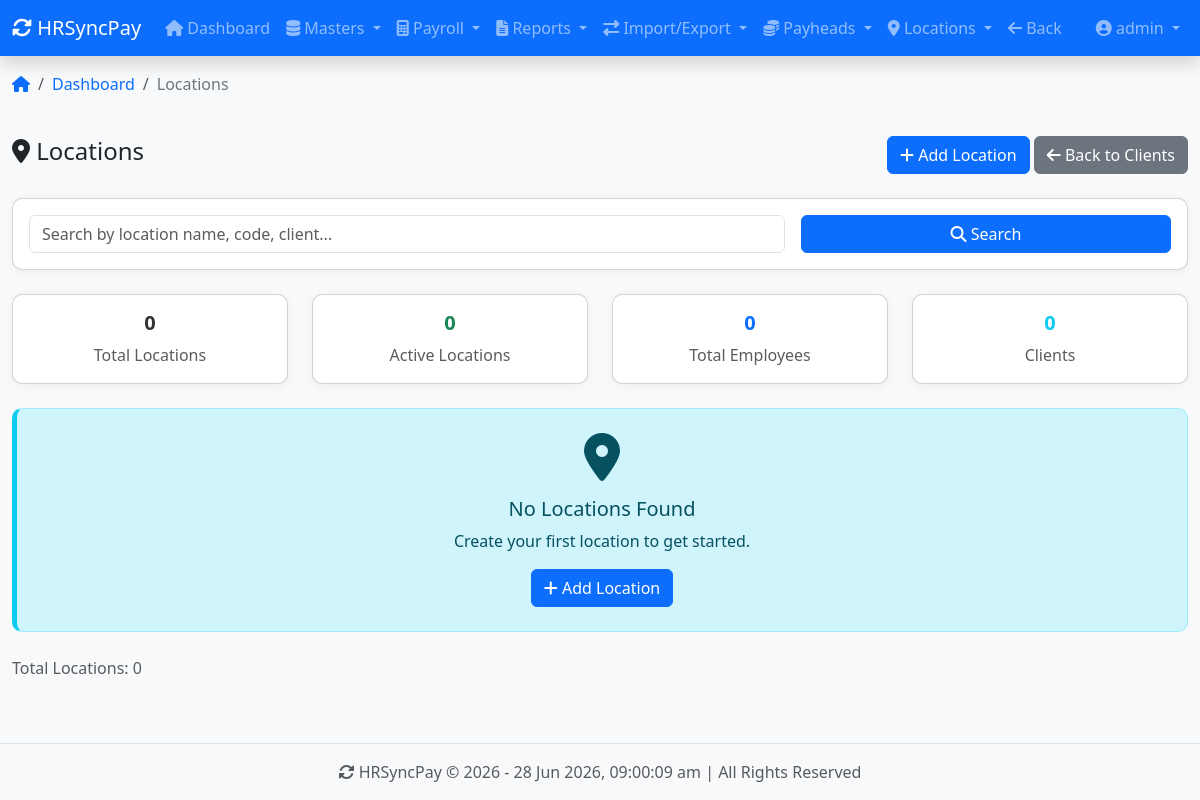
Before: /locations/ (signed in) with the older database file.
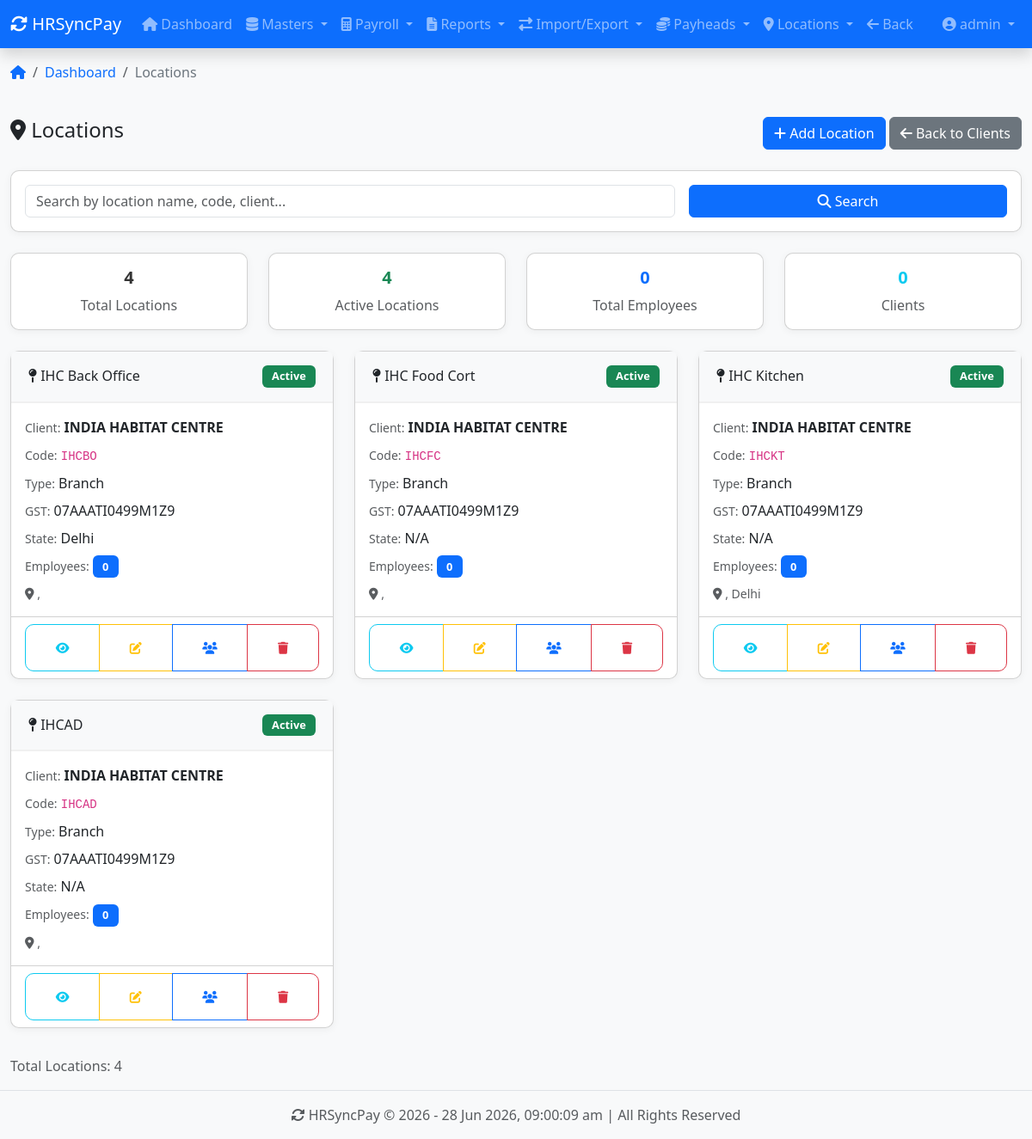
After: the same page with the newer database file.
### apps/locations/models.py (models this page shows, shortened)
class Location(models.Model):
    LOCATION_TYPE_CHOICES = [
        ('HEAD_OFFICE', 'Head Office'),
        ('BRANCH', 'Branch'),
        ('WAREHOUSE', 'Warehouse'),
        ('FACTORY', 'Factory'),
        ('SITE', 'Site'),
        ('OUTLET', 'Outlet'),
        ('OTHER', 'Other'),
    ]
    client = models.ForeignKey(
        Client,
        on_delete=models.CASCADE,
        related_name='client_locations'
    )
    location_code = models.CharField(max_length=20, unique=True)
    location_name = models.CharField(max_length=100)
    location_type = models.CharField(
        max_length=20,
        choices=LOCATION_TYPE_CHOICES,
        default='BRANCH'
    )
    is_head_office = models.BooleanField(default=False)
    address = models.TextField(blank=True)
    city = models.CharField(max_length=100, blank=True)
    state = models.CharField(max_length=100, blank=True)
    pincode = models.CharField(max_length=10, blank=True)
    country = models.CharField(max_length=100, default='India')
    latitude = models.DecimalField(
        max_digits=10,
        decimal_places=7,
        null=True,
        blank=True,
        help_text="Google Maps Latitude"
    )
    longitude = models.DecimalField(
        max_digits=10,
        decimal_places=7,
        null=True,
        blank=True,
        help_text="Google Maps Longitude"
    )
    gst_number = models.CharField(
        max_length=15,
        blank=True,
        null=True,
        help_text="GST Number for this location (if different from client)"
    )
    gst_state = models.CharField(
        max_length=50,
        blank=True,
        null=True,
        help_text="GST State for this location"
    )
    gst_applicable = models.BooleanField(default=True)
    contact_person = models.CharField(max_length=100, blank=True, null=True)
    contact_email = models.EmailField(blank=True, null=True)
    contact_phone = models.CharField(max_length=15, blank=True, null=True)
    contact_mobile = models.CharField(max_length=15, blank=True, null=True)
    auto_billing_enabled = models.BooleanField(
        default=False,
        help_text="Enable auto billing for this location"
    )
    commission_type = models.CharField(
        max_length=20,
        choices=[
            ('PERCENTAGE', 'Percentage'),
            ('FIXED', 'Fixed Amount'),
            ('NONE', 'None'),
        ],
        default='NONE'
    )
    commission_rate = models.DecimalField(
        max_digits=10,
        decimal_places=2,
        default=0.00
    )
    service_charge = models.DecimalField(
        max_digits=5,
        decimal_places=2,
        default=0.00
    )
    payment_terms = models.IntegerField(default=30)
    credit_limit = models.DecimalField(
        max_digits=12,
        decimal_places=2,
        default=0.00
    )
    is_active = models.BooleanField(default=True)
    notes = models.TextField(blank=True, null=True)
    created_at = models.DateTimeField(auto_now_add=True)
    updated_at = models.DateTimeField(auto_now=True)
    created_by = models.ForeignKey(
        'accounts.User',
        on_delete=models.SET_NULL,
        null=True,
        blank=True,
        related_name='created_locations'
    )
    class Meta:
        unique_together = ['client', 'location_code']
        ordering = ['client__name', 'location_name']
        verbose_name = 'Location'
        verbose_name_plural = 'Locations'

### apps/clients/models.py (models this page shows, shortened)
class Client(models.Model):
    name = models.CharField(max_length=200, unique=True)
    code = models.CharField(max_length=20, unique=True)
    address = models.TextField(blank=True)
    city = models.CharField(max_length=100, blank=True)
    state = models.CharField(max_length=100, blank=True)
    pincode = models.CharField(max_length=6, blank=True)
    country = models.CharField(max_length=100, default='India')
    locations = models.JSONField(default=list, blank=True, help_text="List of client locations")
    contact_person = models.CharField(max_length=100, blank=True, null=True)
    contact_email = models.EmailField(blank=True, null=True)
    contact_phone = models.CharField(max_length=15, blank=True, null=True)
    website = models.URLField(blank=True, null=True)
    gst_number = models.CharField(max_length=15, blank=True, null=True)
    gst_state = models.CharField(max_length=50, blank=True, null=True, help_text="GST State for IGST/CGST calculation")
    pan_number = models.CharField(max_length=10, blank=True, null=True)
    auto_billing_enabled = models.BooleanField(
        default=False,
        help_text="Enable auto billing for this client"
    )
    commission_type = models.CharField(
        max_length=20,
        choices=[
            ('PERCENTAGE', 'Percentage'),
            ('FIXED', 'Fixed Amount'),
            ('NONE', 'None'),
        ],
        default='NONE',
        help_text="Commission calculation type (only if auto billing enabled)"
    )
    commission_rate = models.DecimalField(
        max_digits=10,
        decimal_places=2,
        default=0.00,
        help_text="Commission rate (in % or fixed amount)"
    )
    service_charge = models.DecimalField(
        max_digits=5,
        decimal_places=2,
        default=0.00,
        help_text="Additional service charge (%)"
    )
    payment_terms = models.IntegerField(default=30)
    credit_limit = models.DecimalField(max_digits=12, decimal_places=2, default=0.00)
    is_active = models.BooleanField(default=True)
    notes = models.TextField(blank=True, null=True)
    created_at = models.DateTimeField(auto_now_add=True)
    updated_at = models.DateTimeField(auto_now=True)
    class Meta:
        ordering = ['name']
        verbose_name = 'Client'
        verbose_name_plural = 'Clients'

### apps/locations/views.py (the view)
# urls.py: path('', views.location_list, name='location_list'),
@login_required
def location_list(request):
    locations = Location.objects.filter(is_active=True)
    search = request.GET.get('search')
    if search:
        locations = locations.filter(
            Q(location_name__icontains=search) |
            Q(location_code__icontains=search) |
            Q(client__name__icontains=search)
        )
    paginator = Paginator(locations, 20)
    page_number = request.GET.get('page')
    page_obj = paginator.get_page(page_number)
    context = {
        'page_obj': page_obj,
        'search': search,
        'total_locations': locations.count(),
        'breadcrumb': [
            {'name': 'Dashboard', 'url': '/', 'active': False},
            {'name': 'Locations', 'active': True},
        ],
    }
    return render(request, 'locations/location_list.html', context)

### templates/locations/location_list.html (shortened to what the changed rows need)
{% extends 'base.html' %}
{% load static %}
{% block content %}
<div class="d-flex justify-content-between align-items-center mb-4">
    <h4>
    </h4>
    <div>
    </div>
</div>
<div class="card mb-4">
    <div class="card-body">
    </div>
</div>
<div class="row mb-4">
    <div class="col-md-3">
        <div class="card text-center">
            <div class="card-body">
                <h5 class="card-title">{{ total_locations }}</h5>
                <p class="card-text text-muted">Total Locations</p>
            </div>
        </div>
    </div>
    <div class="col-md-3">
        <div class="card text-center">
            <div class="card-body">
                <h5 class="card-title text-success">{{ page_obj|length }}</h5>
                <p class="card-text text-muted">Active Locations</p>
            </div>
        </div>
    </div>
    <div class="col-md-3">
    </div>
    <div class="col-md-3">
    </div>
</div>
<div class="row">
    {% if page_obj %}
        {% for location in page_obj %}
            <div class="col-md-6 col-lg-4 mb-4">
                <div class="card h-100 {% if location.is_head_office %}border-primary{% endif %}">
                    <div class="card-header {% if location.is_head_office %}bg-primary text-white{% else %}bg-light{% endif %}">
                        <div class="d-flex justify-content-between align-items-center">
                            <h6 class="mb-0">
                                <i class="fas fa-map-pin"></i>
                                {{ location.location_name }}
                            </h6>
                            <span class="badge {% if location.is_active %}bg-success{% else %}bg-danger{% endif %}">
                                {% if location.is_active %}Active{% else %}Inactive{% endif %}
                            </span>
                        </div>
                    </div>
                    <div class="card-body">
                        <div class="mb-2">
                            <small class="text-muted">Client:</small>
                            <strong>{{ location.client.name }}</strong>
                        </div>
                        <div class="mb-2">
                            <small class="text-muted">Code:</small>
                            <code>{{ location.location_code }}</code>
                        </div>
                        <div class="mb-2">
                            <small class="text-muted">Type:</small>
                            {{ location.get_location_type_display }}
                        </div>
                        <div class="mb-2">
                            <small class="text-muted">GST:</small>
                            {{ location.gst_number|default:location.client.gst_number|default:"N/A" }}
                        </div>
                        <div class="mb-2">
                            <small class="text-muted">State:</small>
                            {{ location.gst_state|default:location.client.gst_state|default:"N/A" }}
                        </div>
                        <div class="mb-2">
                            <small class="text-muted">Employees:</small>
                            <span class="badge bg-primary">{{ location.employee_mappings.count }}</span>
                        </div>
                        <div class="small text-muted">
                            <i class="fas fa-map-marker-alt"></i>
                            {{ location.city }}, {{ location.state }}
                        </div>
                    </div>
                    <div class="card-footer bg-transparent">
                        <div class="btn-group w-100">
                            <a href="{% url 'locations:location_detail' location.id %}"
                               class="btn btn-sm btn-outline-info">
                                <i class="fas fa-eye"></i>
                            </a>
                            <a href="{% url 'locations:location_edit' location.id %}"
                               class="btn btn-sm btn-outline-warning">
                                <i class="fas fa-edit"></i>
                            </a>
                            <a href="{% url 'locations:location_employees' location.id %}"
                               class="btn btn-sm btn-outline-primary">
                                <i class="fas fa-users"></i>
                            </a>
                            <a href="{% url 'locations:location_delete' location.id %}"
                               class="btn btn-sm btn-outline-danger">
                                <i class="fas fa-trash"></i>
                            </a>
                        </div>
                    </div>
                </div>
            </div>
        {% endfor %}
    {% else %}
        <div class="col-12">
            <div class="alert alert-info text-center py-4">
                <i class="fas fa-map-marker-alt fa-3x mb-3"></i>
                <h5>No Locations Found</h5>
                <p>Create your first location to get started.</p>
                {% if client %}
                    <a href="{% url 'locations:location_create_for_client' client.id %}" class="btn btn-primary">
                        <i class="fas fa-plus"></i> Add Location
                    </a>
                {% else %}
                    <a href="{% url 'locations:location_create' %}" class="btn btn-primary">
                        <i class="fas fa-plus"></i> Add Location
                    </a>
                {% endif %}
            </div>
        </div>
    {% endif %}
</div>
<div class="text-muted mt-2">
    Total Locations: {{ total_locations }}
</div>
{% endblock %}

Changed rows visible on the page:
added Location: location_name "IHC Back Office", is_active "Active", client.name "INDIA HABITAT CENTRE", location_code "IHCBO", location_type "Branch", gst_number "07AAATI0499M1Z9", gst_state "Delhi", employee_mappings.count "0"
added Location: location_name "IHC Food Cort", is_active "Active", client.name "INDIA HABITAT CENTRE", location_code "IHCFC", location_type "Branch", gst_number "07AAATI0499M1Z9", gst_state "N/A", employee_mappings.count "0"
added Location: location_name "IHC Kitchen", is_active "Active", client.name "INDIA HABITAT CENTRE", location_code "IHCKT", location_type "Branch", gst_number "07AAATI0499M1Z9", gst_state "N/A", employee_mappings.count "0", state "Delhi"
added Location: location_name "IHCAD", is_active "Active", client.name "INDIA HABITAT CENTRE", location_code "IHCAD", location_type "Branch", gst_number "07AAATI0499M1Z9", gst_state "N/A", employee_mappings.count "0"
Other visible differences:
{{ total_locations }}: "0" → "4"
{{ page_obj|length }}: "0" → "4"
text no longer shown: "No Locations Found Create your first location to get started. Add Location"
